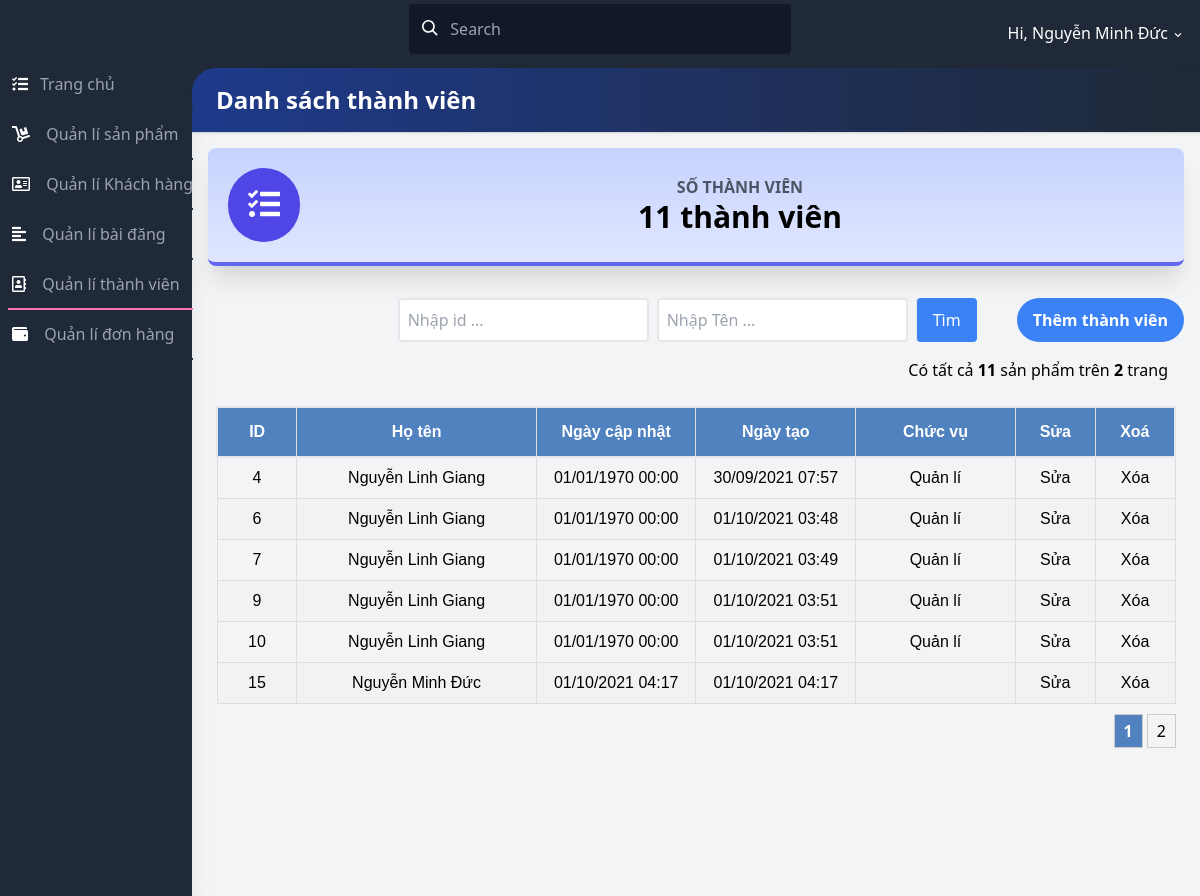
The page /admin/quanlithanhvien.php (signed in) on the database its author committed.
### tables this page shows
CREATE TABLE tbl_qlthanhvien (
  id int(11) NOT NULL AUTO_INCREMENT,
  hoten varchar(255) NOT NULL,
  gioitinh varchar(255) DEFAULT NULL,
  ngaysinh int(11) DEFAULT NULL,
  diachicuthe varchar(255) DEFAULT NULL,
  tinh varchar(255) DEFAULT NULL,
  thanhpho varchar(255) DEFAULT NULL,
  phuongxa varchar(255) DEFAULT NULL,
  chucvu varchar(255) DEFAULT NULL,
  motacongviec varchar(255) DEFAULT NULL,
  ngaytao int(11) DEFAULT NULL,
  ngaycapnhat int(11) DEFAULT NULL,
  taikhoan varchar(255) DEFAULT NULL,
  matkhau varchar(255) DEFAULT NULL,
  PRIMARY KEY (id)
);

### admin/quanlithanhvien.php (the view, shortened to what this page needs)
<!DOCTYPE html>
<html lang="en">
<head>
    <link href="https://use.fontawesome.com/releases/v5.3.1/css/all.css"
          rel="stylesheet">
    <link href="https://unpkg.com/tailwindcss@^2/dist/tailwind.min.css"
          rel="stylesheet">
    <link href="https://afeld.github.io/emoji-css/emoji.css" rel="stylesheet">
    <link href="css/test.css" rel="stylesheet">
</head>
<body class="bg-gray-800 font-sans leading-normal tracking-normal mt-12">
<?php
    include './connect_db.php';
    $item_per_page = ! empty($_GET['per_page']) ? $_GET['per_page'] : 6;
    $current_page  = ! empty($_GET['page']) ? $_GET['page']
        : 1;
    $offset        = ($current_page - 1) * $item_per_page;
    $totalRecords = mysqli_query($con, "SELECT * FROM `tbl_qlthanhvien`");
    $totalRecords = $totalRecords->num_rows;
    $totalPages   = ceil($totalRecords / $item_per_page);
    if ( ! empty($where)) {
        $result = mysqli_query($con,
            "SELECT * FROM `tbl_qlthanhvien` where (".$where.") ORDER BY `id` ASC  LIMIT " .$item_per_page." OFFSET ".$offset);
    } else {
        $result = mysqli_query($con, "SELECT * FROM `tbl_qlthanhvien` ORDER BY `id` ASC  LIMIT ".$item_per_page." OFFSET ".$offset);
    }
?>
<nav class="fixed top-0 z-20 px-1 pt-2 pb-1 mt-0 w-full h-auto bg-gray-800 md:pt-1">
    <div class="flex flex-wrap items-center">
        <div class="flex flex-shrink justify-center text-white md:w-1/3 md:justify-start">
            <a href="#">
                <span class="pl-2 text-xl"><i class="em em-grinning"></i></span>
            </a>
        </div>
        <div class="flex flex-1 justify-center px-2 text-white md:w-1/3 md:justify-start">
                <span class="relative w-full">
                    <input class="px-2 py-3 pl-10 w-full leading-normal text-white bg-gray-900 rounded border border-transparent transition appearance-none focus:outline-none focus:border-gray-400"
                           placeholder="Search"
                           type="search">
                    <div class="absolute search-icon"
                         style="top: 1rem; left: .8rem;">
                        <svg class="w-4 h-4 text-white pointer-events-none fill-current"
                             viewBox="0 0 20 20"
                             xmlns="http://www.w3.org/2000/svg">
                            <path d="M12.9 14.32a8 8 0 1 1 1.41-1.41l5.35 5.33-1.42 1.42-5.33-5.34zM8 14A6 6 0 1 0 8 2a6 6 0 0 0 0 12z"></path>
                        </svg>
                    </div>
                </span>
        </div>
        <div class="flex justify-between content-center pt-2 w-full md:w-1/3 md:justify-end">
            <ul class="flex flex-1 justify-between items-center list-reset md:flex-none">
                <li class="flex-1 md:flex-none md:mr-3">
                    <div class="inline-block relative">
                        <button class="text-white drop-button focus:outline-none"
                                onclick="toggleDD('myDropdown')"><span
                                    class="pr-2"></span>
                            Hi, <?php
                                echo $_SESSION['dangnhap1'] ?>
                            <svg class="inline h-3 fill-current"
                                 viewBox="0 0 20 20"
                                 xmlns="http://www.w3.org/2000/svg">
                                <path d="M9.293 12.95l.707.707L15.657 8l-1.414-1.414L10 10.828 5.757 6.586 4.343 8z"/>
                            </svg>
                        </button>
                    </div>
                </li>
            </ul>
        </div>
    </div>
</nav>
<div class="flex flex-col md:flex-row">
    <div class="bg-gray-800 shadow-xl h-16 fixed bottom-0 mt-12 md:relative md:h-screen z-10 w-full md:w-48">
        <div class="md:mt-12 md:w-50 md:fixed md:left-0 md:top-0 content-center md:content-start text-left justify-between">
            <ul class="list-reset flex flex-row md:flex-col py-0 md:py-3 px-1 md:px-2 text-center md:text-left">
                <li class="mr-3 flex-1">
                    <a class="block py-1 md:py-3 pl-1 align-middle text-white no-underline hover:text-white border-b-2 border-gray-800 hover:border-pink-500"
                       href="./trangchu.php">
                        <i class="fas fa-tasks pr-0 md:pr-3"></i><span
                                class="pb-1 md:pb-0 text-xs md:text-base text-gray-600 md:text-gray-400 block md:inline-block">Trang chủ</span>
                    </a>
                </li>
                <li class="mr-3 flex-1">
                    <a class="block py-1 md:py-3 pl-1 align-middle text-white no-underline hover:text-white border-b-2 border-gray-800 hover:border-blue-700"
                       href="./quanlisanpham.php">
                        <i class="fas fa-dolly md:pr-3"></i>
                        <span
                                class="pb-1 md:pb-0 text-xs md:text-base text-gray-600 md:text-gray-400 block md:inline-block">Quản lí sản phẩm</span>
                    </a>
                </li>
                <li class="mr-3 flex-1">
                    <a class="block py-1 md:py-3 pl-1 align-middle text-white no-underline hover:text-white border-b-2 border-gray-800 hover:border-yellow-400"
                       href="./quanlikhachhang.php">
                        <i class="far fa-address-card md:pr-3"></i>
                        <span
                                class="pb-1 md:pb-0 text-xs md:text-base text-gray-600 md:text-gray-400 block md:inline-block">Quản lí Khách hàng</span>
                    </a>
                </li>
                <li class="mr-3 flex-1">
                    <a class="block py-1 md:py-3 pl-1 align-middle text-white no-underline hover:text-white border-b-2 border-gray-800 hover:border-blue-500"
                       href="./quanlibaidang.php">
                        <i class="fas fa-align-left md:pr-3"></i>
                        <span
                                class="pb-1 md:pb-0 text-xs md:text-base text-gray-600 md:text-gray-400 block md:inline-block">Quản lí bài đăng</span>
                    </a>
                </li>
                <li class="mr-3 flex-1">
                    <a class="block py-1 md:py-3 pl-0 md:pl-1 align-middle text-white no-underline hover:text-white border-b-2 border-gray-800 border-pink-400"
                       href="./quanlithanhvien.php">
                        <i class="far fa-address-book md:pr-3"></i>
                        <span
                                class="pb-1 md:pb-0 text-xs md:text-base text-gray-600 md:text-gray-400 block md:inline-block">Quản lí thành viên</span>
                    </a>
                </li>
                <li class="mr-3 flex-1">
                    <a class="block py-1 md:py-3 pl-0 md:pl-1 align-middle text-white no-underline hover:text-white border-b-2 border-gray-800 hover:border-green-400"
                       href="./quanlidonhang.php">
                        <i class="fas fa-wallet md:pr-3"></i>
                        <span
                                class="pb-1 md:pb-0 text-xs md:text-base text-gray-600 md:text-gray-400 block md:inline-block">Quản lí đơn hàng</span>
                    </a>
                </li>
            </ul>
        </div>
    </div>
    <div class="main-content flex-1 bg-gray-100 mt-12 md:mt-2 pb-24 md:pb-5">
        <div class="bg-gray-800 pt-3">
            <div class="rounded-tl-3xl bg-gradient-to-r from-blue-900 to-gray-800 p-4 shadow text-2xl text-white">
                <h3 class="font-bold pl-2">Danh sách thành viên</h3>
            </div>
        </div>
        <div class="flex flex-wrap">
            <div class="w-full p-4">
                <div class="bg-gradient-to-b from-indigo-200 to-indigo-100 border-b-4 border-indigo-500 rounded-lg shadow-xl p-5">
                    <div class="flex flex-row items-center">
                        <div class="flex-shrink pr-4">
                            <div class="rounded-full p-5 bg-indigo-600"><i
                                        class="fas fa-tasks fa-2x fa-inverse"></i>
                            </div>
                        </div>
                        <div class="flex-1 text-right md:text-center">
                            <h5 class="font-bold uppercase text-gray-600">Số
                                thành viên</h5>
                            <h3 class="font-bold text-3xl"><?= $totalRecords ?>
                                thành viên</h3>
                        </div>
                    </div>
                </div>
            </div>
            <div class="w-full p-4 flex flex-row-reverse">
                <button class="bg-blue-500 hover:bg-blue-700 text-white font-bold py-2 px-4 rounded-full">
                    <a href="./themthanhvien.php">Thêm thành viên</a>
                </button>
                <div class="mr-8 flex items-center justify-center ">
                    <form action="quanlithanhvien.php?action=search" method="POST">
                        <div class="flex ">
                            <input type="text"
                                   class="border-2 border-gray-200 rounded px-2 py-2 w-30"
                                   placeholder="Nhập id ..." name="id"
                                   value="<?=!empty($id)?$id:""?>"/>
                            <input type="text"
                                   class="border-2 border-gray-200 rounded mr-2 px-2 ml-2 py-2 w-30"
                                   placeholder="Nhập Tên ..." name="hoten"
                                   value="<?=!empty($hoten)? $hoten : ""?>"/>
                            <button type="submit" value="Tìm"
                                    class=" rounded px-4 mr-2 text-white bg-blue-500 border-l  ">
                                Tìm
                            </button>
                        </div>
                    </form>
                </div>
            </div>
            <div class="flex w-full mr-8 justify-end">
                <div>Có tất cả <strong><?=$totalRecords?></strong> sản phẩm trên <strong><?=$totalPages?></strong> trang</div>
            </div>
            <div class="w-full p-6">
                <table id="table_customers">
                    <thead class="bg-blue-300">
                    <tr class="border-2">
                        <th class="w-1/12 ">ID</th>
                        <th class="w-3/12 ">Họ tên</th>
                        <th class="w-2/12 ">Ngày cập nhật</th>
                        <th class="w-2/12 ">Ngày tạo</th>
                        <th class="w-2/12 ">Chức vụ</th>
                        <th class="w-1/12 ">Sửa</th>
                        <th class="w-1/12 ">Xoá</th>
                    </tr>
                    </thead>
                    <tbody>
                    <?php
                        while ($row = mysqli_fetch_array($result)) {
                            ?>
                            <tr>
                                <td class="text-center"> <?= $row['id'] ?></td>
                                <td class="text-center"><?= $row['hoten'] ?></td>
                                <td class="text-center"><?= date('d/m/Y H:i',
                                        $row['ngaycapnhat']) ?></td>
                                <td class="text-center"><?= date('d/m/Y H:i',
                                        $row['ngaytao']) ?></td>
                                <td class="text-center "><a
                                            href=""> <?= $row['chucvu'] ?></a>
                                </td>
                                <td class="text-center doimau"><a
                                            href="./edit_qlthanhvien.php?id=<?= $row['id'] ?>">Sửa</a>
                                </td>
                                <td class="text-center doimau"><a
                                            href="./delete_qlthanhvien.php?id=<?= $row['id'] ?>">Xóa</a>
                                </td>
                            </tr>
                            <?php
                        } ?>
                    </tbody>
                </table>
                <?php
                    include './pagination.php';
                ?>
            </div>
        </div>
    </div>
</div>
</body>
</html>

### admin/css/test.css (style rules this page uses)
#table_customers { font-family: Arial, Helvetica, sans-serif; border-collapse: collapse; width: 100%; }
#table_customers td, #table_customers th { border: 1px solid #ddd; padding: 8px; }
#table_customers tr:nth-child(even) { background-color: #f2f2f2; }
#table_customers th { padding-top: 12px; padding-bottom: 12px; text-align: center; background-color: #5082c0; color: white; }

### rows shown on the page
tbl_qlthanhvien: id "4", hoten "Nguyễn Linh Giang", ngaycapnhat "01/01/1970 00:00", ngaytao "30/09/2021 07:57", chucvu "Quản lí"
tbl_qlthanhvien: id "6", hoten "Nguyễn Linh Giang", ngaycapnhat "01/01/1970 00:00", ngaytao "01/10/2021 03:48", chucvu "Quản lí"
tbl_qlthanhvien: id "7", hoten "Nguyễn Linh Giang", ngaycapnhat "01/01/1970 00:00", ngaytao "01/10/2021 03:49", chucvu "Quản lí"
tbl_qlthanhvien: id "9", hoten "Nguyễn Linh Giang", ngaycapnhat "01/01/1970 00:00", ngaytao "01/10/2021 03:51", chucvu "Quản lí"
tbl_qlthanhvien: id "10", hoten "Nguyễn Linh Giang", ngaycapnhat "01/01/1970 00:00", ngaytao "01/10/2021 03:51", chucvu "Quản lí"
tbl_qlthanhvien: id "15", hoten "Nguyễn Minh Đức", ngaycapnhat "01/10/2021 04:17", ngaytao "01/10/2021 04:17"

### other values the page prints
$_SESSION['dangnhap1'] "Nguyễn Minh Đức"
$totalRecords "11"
$totalPages "2"
